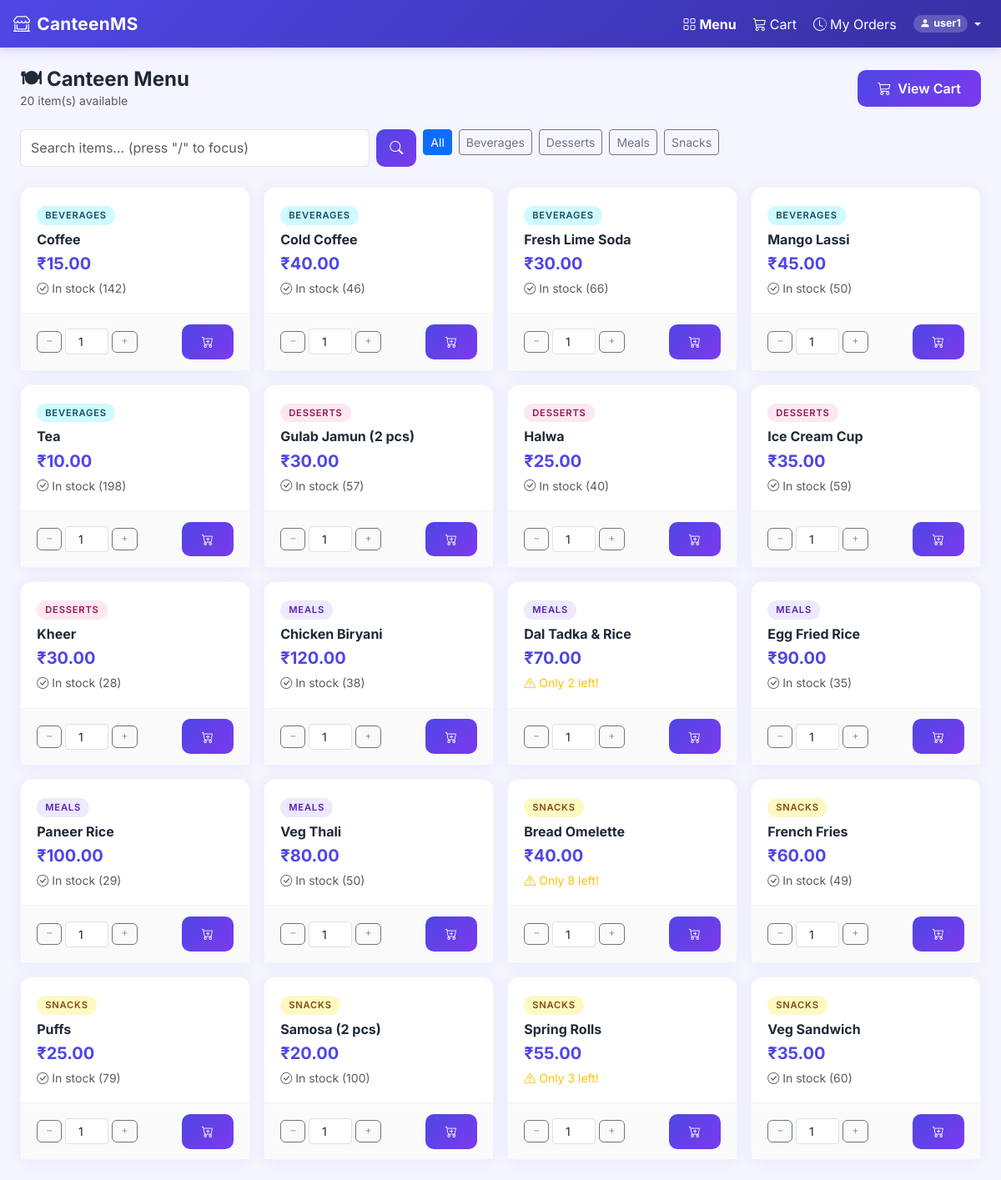
Screenshot of /menu (signed in) with the database file from the repository.
### models/user.py (models this page shows, shortened)
class User(UserMixin, db.Model):
    __tablename__ = "users"
    id = db.Column(db.Integer, primary_key=True)
    username = db.Column(db.String(80), unique=True, nullable=False)
    email = db.Column(db.String(120), unique=True, nullable=True)
    password_hash = db.Column(db.String(256), nullable=False)
    role = db.Column(db.String(20), nullable=False, default="user")  # 'admin' or 'user'
    orders = db.relationship("Order", back_populates="user", lazy="dynamic")
    @property
    def is_admin(self) -> bool:
        return self.role == "admin"

### models/menu.py (models this page shows, shortened)
class MenuItem(db.Model):
    __tablename__ = "menu_items"
    id = db.Column(db.Integer, primary_key=True)
    name = db.Column(db.String(120), nullable=False)
    category = db.Column(db.String(60), nullable=False)   # e.g. 'Meals', 'Snacks', 'Beverages'
    price = db.Column(db.Float, nullable=False)
    stock_quantity = db.Column(db.Integer, nullable=False, default=0)
    is_available = db.Column(db.Boolean, default=True)    # manually disable without deleting
    order_items = db.relationship("OrderItem", back_populates="menu_item", lazy="dynamic")

### routes/user.py (the view)
@user_bp.route("/menu")
@login_required
def menu():
    if current_user.is_admin:
        return redirect(url_for("admin.dashboard"))
    category = request.args.get("category", "").strip()
    search   = request.args.get("search",   "").strip()
    query = MenuItem.query.filter_by(is_available=True)
    if category:
        query = query.filter_by(category=category)
    if search:
        query = query.filter(MenuItem.name.ilike(f"%{search}%"))
    items = query.order_by(MenuItem.category, MenuItem.name).all()
    categories = [
        c[0] for c in
        db.session.query(MenuItem.category)
        .filter_by(is_available=True)
        .distinct()
        .order_by(MenuItem.category)
        .all()
    ]
    cart = get_cart()
    return render_template(
        "user/menu.html",
        items=items,
        categories=categories,
        selected_category=category,
        search=search,
        cart=cart,
    )

### app.py (called while the page is built)
def create_app(config_class=Config):
    app = Flask(__name__)
    app.config.from_object(config_class)
    db.init_app(app)
    csrf = CSRFProtect(app)
    login_manager = LoginManager(app)
    login_manager.login_view      = "auth.login"
    login_manager.login_message   = "Please log in to access this page."
    login_manager.login_message_category = "warning"
    @login_manager.user_loader
    def load_user(user_id: str):
        return db.session.get(User, int(user_id))
    register_blueprints(app)
    @app.errorhandler(403)
    def forbidden(e):
        return render_template("errors/403.html"), 403
    @app.errorhandler(404)
    def not_found(e):
        return render_template("errors/404.html"), 404
    @app.errorhandler(500)
    def server_error(e):
        return render_template("errors/500.html"), 500
    with app.app_context():
        db.create_all()
    return app

### routes/user.py (called while the page is built)
def get_cart() -> dict:
    return session.get("cart", {})

def cart_item_count() -> int:
    return sum(get_cart().values())

@user_bp.app_context_processor
def inject_cart_count():
    if current_user.is_authenticated and not current_user.is_admin:
        return {"cart_item_count": cart_item_count()}
    return {"cart_item_count": 0}

### templates/user/menu.html (shortened to what this page needs)
{% extends "base.html" %}
{% block content %}
<div class="container-fluid py-4 px-3 px-md-4">
    <div class="d-flex align-items-center justify-content-between flex-wrap gap-2 mb-4">
        <div>
            <h1 class="h4 fw-bold mb-0">🍽 Canteen Menu</h1>
            <p class="text-muted small mb-0">{{ items|length }} item(s) available</p>
        </div>
        <a href="{{ url_for('user.view_cart') }}" class="btn btn-primary-custom position-relative">
            <i class="bi bi-cart3 me-2"></i>View Cart
        </a>
    </div>
    <div class="row g-2 mb-4">
        <div class="col-md-5">
            <form method="GET" action="{{ url_for('user.menu') }}" class="d-flex gap-2" id="searchForm">
                <input type="search" class="form-control" id="searchInput" name="search" value="{{ search }}"
                    placeholder='Search items… (press "/" to focus)' autocomplete="off">
                <button type="submit" class="btn btn-primary-custom px-3">
                    <i class="bi bi-search"></i>
                </button>
            </form>
        </div>
        <div class="col-md-7">
            <div class="d-flex flex-wrap gap-2">
                <a href="{{ url_for('user.menu', search=search) }}"
                    class="btn btn-sm category-pill {{ 'btn-primary' if not selected_category else 'btn-outline-secondary' }}">
                    All
                </a>
                {% for cat in categories %}
                <a href="{{ url_for('user.menu', category=cat, search=search) }}"
                    class="btn btn-sm category-pill {{ 'btn-primary' if selected_category == cat else 'btn-outline-secondary' }}">
                    {{ cat }}
                </a>
                {% endfor %}
            </div>
        </div>
    </div>
    {% if items %}
    <div class="row row-cols-1 row-cols-sm-2 row-cols-md-3 row-cols-xl-4 g-3">
        {% for item in items %}
        <div class="col">
            <div class="menu-card">
                <div class="card-body">
                    <span class="item-category-badge category-{{ item.category | lower }} mb-2 d-inline-block">
                        {{ item.category }}
                    </span>
                    <h5 class="fw-bold mb-1" style="font-size:1rem">{{ item.name }}</h5>
                    <div class="item-price mb-1">₹{{ '%.2f'|format(item.price) }}</div>
                    <div
                        class="small {{ 'text-danger' if item.stock_quantity == 0 else ('text-warning' if item.stock_quantity <= 10 else 'text-muted') }}">
                        {% if item.stock_quantity == 0 %}
                        <i class="bi bi-x-circle me-1"></i>Out of stock
                        {% elif item.stock_quantity <= 10 %} <i class="bi bi-exclamation-triangle me-1"></i>Only {{
                            item.stock_quantity }} left!
                            {% else %}
                            <i class="bi bi-check-circle me-1"></i>In stock ({{ item.stock_quantity }})
                            {% endif %}
                    </div>
                </div>
                <div class="card-footer-custom">
                    {% if item.stock_quantity > 0 %}
                    <form method="POST" action="{{ url_for('user.add_to_cart', item_id=item.id) }}"
                        class="d-flex gap-2">
                        <div class="qty-wrapper d-flex align-items-center gap-1 flex-grow-1">
                            <button type="button" class="btn btn-xs btn-outline-secondary" data-action="decrement">
                                <i class="bi bi-dash"></i>
                            </button>
                            <input type="number" name="quantity" value="1" min="1" max="{{ item.stock_quantity }}"
                                class="form-control form-control-sm text-center" style="width:52px">
                            <button type="button" class="btn btn-xs btn-outline-secondary" data-action="increment">
                                <i class="bi bi-plus"></i>
                            </button>
                        </div>
                        <button type="submit" class="btn btn-sm btn-primary-custom">
                            <i class="bi bi-cart-plus"></i>
                        </button>
                    </form>
                    {% else %}
                    <button class="btn btn-sm btn-outline-secondary w-100" disabled>
                        <i class="bi bi-x-circle me-1"></i>Out of Stock
                    </button>
                    {% endif %}
                </div>
            </div>
        </div>
        {% endfor %}
    </div>
    {% endif %}
</div>
{% endblock %}

### templates/base.html (shortened to what this page needs)
<!DOCTYPE html>
<html lang="en">
<head>
    <link href="https://cdn.jsdelivr.net/npm/bootstrap@5.3.2/dist/css/bootstrap.min.css" rel="stylesheet">
    <link href="https://cdn.jsdelivr.net/npm/bootstrap-icons@1.11.3/font/bootstrap-icons.min.css" rel="stylesheet">
    <link href="{{ url_for('static', filename='css/style.css') }}" rel="stylesheet">
</head>
<body>
    <nav class="navbar navbar-main navbar-expand-lg sticky-top" id="mainNavbar">
        <div class="container-fluid px-3">
            <a class="navbar-brand d-flex align-items-center gap-2"
                href="{{ url_for('admin.dashboard') if current_user.is_authenticated and current_user.is_admin else (url_for('user.menu') if current_user.is_authenticated else url_for('auth.login')) }}">
                <i class="bi bi-shop-window fs-5"></i> CanteenMS
            </a>
            <div class="collapse navbar-collapse" id="mainNav">
                <ul class="navbar-nav ms-auto align-items-lg-center gap-1">
                    {% if current_user.is_authenticated %}
                    {% if current_user.is_admin %}
                    <li class="nav-item">
                        <a class="nav-link {% if request.endpoint == 'admin.dashboard' %}fw-bold{% endif %}"
                            href="{{ url_for('admin.dashboard') }}">
                            <i class="bi bi-speedometer2 me-1"></i>Dashboard
                        </a>
                    </li>
                    <li class="nav-item">
                        <a class="nav-link {% if request.endpoint == 'admin.items' %}fw-bold{% endif %}"
                            href="{{ url_for('admin.items') }}">
                            <i class="bi bi-grid me-1"></i>Menu Items
                        </a>
                    </li>
                    <li class="nav-item">
                        <a class="nav-link {% if request.endpoint == 'admin.orders' %}fw-bold{% endif %}"
                            href="{{ url_for('admin.orders') }}">
                            <i class="bi bi-receipt me-1"></i>Orders
                        </a>
                    </li>
                    <li class="nav-item">
                        <a class="nav-link {% if request.endpoint == 'admin.report' %}fw-bold{% endif %}"
                            href="{{ url_for('admin.report') }}">
                            <i class="bi bi-bar-chart-line me-1"></i>Reports
                        </a>
                    </li>
                    {% else %}
                    <li class="nav-item">
                        <a class="nav-link {% if request.endpoint == 'user.menu' %}fw-bold{% endif %}"
                            href="{{ url_for('user.menu') }}">
                            <i class="bi bi-grid me-1"></i>Menu
                        </a>
                    </li>
                    <li class="nav-item">
                        <a class="nav-link {% if request.endpoint == 'user.view_cart' %}fw-bold{% endif %}"
                            href="{{ url_for('user.view_cart') }}">
                            <i class="bi bi-cart3 me-1"></i>Cart
                        </a>
                    </li>
                    <li class="nav-item">
                        <a class="nav-link {% if request.endpoint == 'user.order_history' %}fw-bold{% endif %}"
                            href="{{ url_for('user.order_history') }}">
                            <i class="bi bi-clock-history me-1"></i>My Orders
                        </a>
                    </li>
                    {% endif %}
                    <li class="nav-item dropdown">
                        <a class="nav-link dropdown-toggle d-flex align-items-center gap-1" href="#"
                            data-bs-toggle="dropdown">
                            <span class="badge rounded-pill" style="background:rgba(255,255,255,0.2);font-size:0.78rem">
                                <i class="bi bi-person-fill me-1"></i>{{ current_user.username }}
                            </span>
                        </a>
                    </li>
                    {% endif %}
                </ul>
            </div>
        </div>
    </nav>
    {% block content %}{% endblock %}
</body>
</html>

### static/css/style.css (style rules this page uses)
:root { --primary: #4f46e5; --primary-dark: #3730a3; --primary-light: #e0e7ff; --success: #10b981; --danger: #ef4444; --warning: #f59e0b; --info: #06b6d4; --dark: #111827; --sidebar-bg: #1e1b4b; --sidebar-text: #c7d2fe; --card-shadow: 0 4px 24px rgba(79,70,229,0.10); --radius: 14px; --transition: 0.22s cubic-bezier(.4,0,.2,1); }
*, *::before, *::after { box-sizing: border-box; }
body { font-family: 'Inter', sans-serif; background: #f5f5ff; color: #1f2937; min-height: 100vh; }
a { text-decoration: none; }
.navbar-brand { font-weight: 700; font-size: 1.3rem; letter-spacing: 0.3px; }
.navbar-main { background: linear-gradient(135deg, var(--primary) 0%, var(--primary-dark) 100%); box-shadow: 0 2px 12px rgba(79,70,229,0.25); }
.navbar-main .nav-link, .navbar-main .navbar-brand { color: #fff !important; }
.menu-card { background: #fff; border-radius: var(--radius); box-shadow: 0 2px 16px rgba(79,70,229,0.08); border: 1px solid rgba(79,70,229,0.06); transition: transform var(--transition), box-shadow var(--transition); height: 100%; display: flex; flex-direction: column; }
.menu-card .card-body { flex: 1; padding: 1.2rem; }
.menu-card .card-footer-custom { padding: 0.8rem 1.2rem; border-top: 1px solid #f3f4f6; background: #fafafa; }
.item-category-badge { font-size: 0.7rem; font-weight: 600; text-transform: uppercase; letter-spacing: 0.8px; padding: 3px 10px; border-radius: 999px; }
.category-meals { background: #ede9fe; color: #5b21b6; }
.category-snacks { background: #fef9c3; color: #854d0e; }
.category-beverages { background: #cffafe; color: #164e63; }
.category-desserts { background: #fce7f3; color: #9d174d; }
.item-price { font-size: 1.25rem; font-weight: 700; color: var(--primary); }
.btn-primary-custom { background: linear-gradient(135deg, var(--primary) 0%, #7c3aed 100%); border: none; color: #fff; font-weight: 600; padding: 0.65rem 1.5rem; border-radius: 10px; transition: opacity var(--transition), transform var(--transition); }
.btn-xs { padding: 0.2rem 0.5rem; font-size: 0.76rem; border-radius: 6px; }

### rows the page displays
User: username "user1"
MenuItem: category "BEVERAGES", name "Coffee", price "15.00", stock_quantity "142"
MenuItem: category "BEVERAGES", name "Cold Coffee", price "40.00", stock_quantity "46"
MenuItem: category "BEVERAGES", name "Fresh Lime Soda", price "30.00", stock_quantity "66"
MenuItem: category "BEVERAGES", name "Mango Lassi", price "45.00", stock_quantity "50"
MenuItem: category "BEVERAGES", name "Tea", price "10.00", stock_quantity "198"
MenuItem: category "DESSERTS", name "Gulab Jamun (2 pcs)", price "30.00", stock_quantity "57"
MenuItem: category "DESSERTS", name "Halwa", price "25.00", stock_quantity "40"
MenuItem: category "DESSERTS", name "Ice Cream Cup", price "35.00", stock_quantity "59"
MenuItem: category "DESSERTS", name "Kheer", price "30.00", stock_quantity "28"
MenuItem: category "MEALS", name "Chicken Biryani", price "120.00", stock_quantity "38"
MenuItem: category "MEALS", name "Dal Tadka & Rice", price "70.00", stock_quantity "2"
MenuItem: category "MEALS", name "Egg Fried Rice", price "90.00", stock_quantity "35"
MenuItem: category "MEALS", name "Paneer Rice", price "100.00", stock_quantity "29"
MenuItem: category "MEALS", name "Veg Thali", price "80.00", stock_quantity "50"
MenuItem: category "SNACKS", name "Bread Omelette", price "40.00", stock_quantity "8"
MenuItem: category "SNACKS", name "French Fries", price "60.00", stock_quantity "49"
MenuItem: category "SNACKS", name "Puffs", price "25.00", stock_quantity "79"
MenuItem: category "SNACKS", name "Samosa (2 pcs)", price "20.00", stock_quantity "100"
MenuItem: category "SNACKS", name "Spring Rolls", price "55.00", stock_quantity "3"
MenuItem: category "SNACKS", name "Veg Sandwich", price "35.00", stock_quantity "60"

### other values shown
{{ items|length }} "20"
{{ cat }} "Beverages" "Desserts" "Meals" "Snacks"
